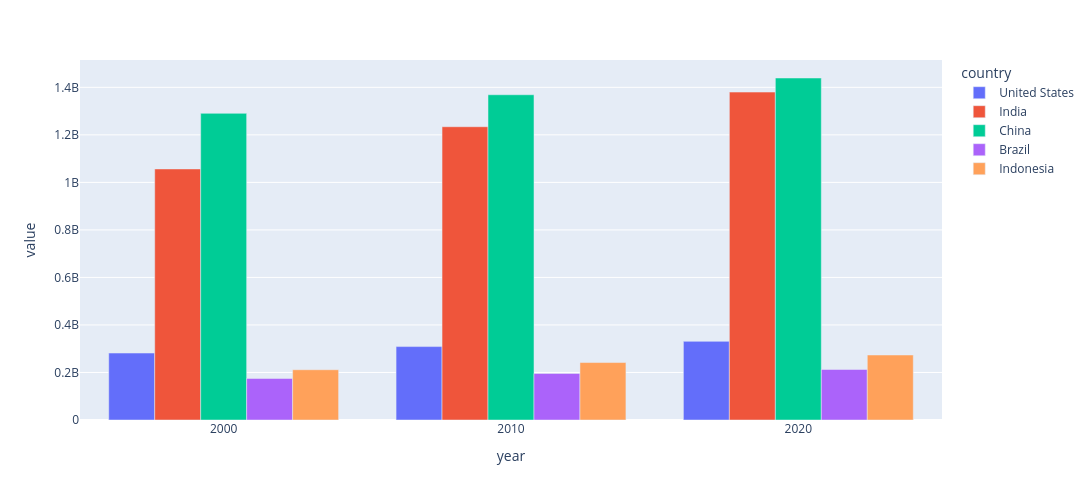

The code cell stored with this chart in its notebook:
### Code cell
bar_mult.show()

### Figure 1 — Plotly figure (JSON) as saved in the notebook; plotly's stock layout.template omitted (floating-point values rounded to 4 significant figures)
{"data": [{"alignmentgroup": "True", "hovertemplate": "country=United States<br>year=%{x}<br>value=%{y}<extra></extra>", "legendgroup": "United States", "marker": {"color": "#636efa", "pattern": {"shape": ""}}, "name": "United States", "offsetgroup": "United States", "orientation": "v", "showlegend": true, "textposition": "auto", "type": "bar", "x": [2000.0, 2010.0, 2020.0], "xaxis": "x", "y": [281700000.0, 309000000.0, 331000000.0], "yaxis": "y"}, {"alignmentgroup": "True", "hovertemplate": "country=India<br>year=%{x}<br>value=%{y}<extra></extra>", "legendgroup": "India", "marker": {"color": "#EF553B", "pattern": {"shape": ""}}, "name": "India", "offsetgroup": "India", "orientation": "v", "showlegend": true, "textposition": "auto", "type": "bar", "x": [2000.0, 2010.0, 2020.0], "xaxis": "x", "y": [1057000000.0, 1234000000.0, 1380000000.0], "yaxis": "y"}, {"alignmentgroup": "True", "hovertemplate": "country=China<br>year=%{x}<br>value=%{y}<extra></extra>", "legendgroup": "China", "marker": {"color": "#00cc96", "pattern": {"shape": ""}}, "name": "China", "offsetgroup": "China", "orientation": "v", "showlegend": true, "textposition": "auto", "type": "bar", "x": [2000.0, 2010.0, 2020.0], "xaxis": "x", "y": [1291000000.0, 1369000000.0, 1439000000.0], "yaxis": "y"}, {"alignmentgroup": "True", "hovertemplate": "country=Brazil<br>year=%{x}<br>value=%{y}<extra></extra>", "legendgroup": "Brazil", "marker": {"color": "#ab63fa", "pattern": {"shape": ""}}, "name": "Brazil", "offsetgroup": "Brazil", "orientation": "v", "showlegend": true, "textposition": "auto", "type": "bar", "x": [2000.0, 2010.0, 2020.0], "xaxis": "x", "y": [174800000.0, 195700000.0, 212600000.0], "yaxis": "y"}, {"alignmentgroup": "True", "hovertemplate": "country=Indonesia<br>year=%{x}<br>value=%{y}<extra></extra>", "legendgroup": "Indonesia", "marker": {"color": "#FFA15A", "pattern": {"shape": ""}}, "name": "Indonesia", "offsetgroup": "Indonesia", "orientation": "v", "showlegend": true, "textposition": "auto", "type": "bar", "x": [2000.0, 2010.0, 2020.0], "xaxis": "x", "y": [211500000.0, 241800000.0, 273500000.0], "yaxis": "y"}], "layout": {"barmode": "group", "height": 500, "legend": {"title": {"text": "country"}, "tracegroupgap": 0}, "margin": {"t": 60}, "width": 1100, "xaxis": {"anchor": "y", "domain": [0, 1], "title": {"text": "year"}}, "yaxis": {"anchor": "x", "domain": [0, 1], "title": {"text": "value"}}}}
